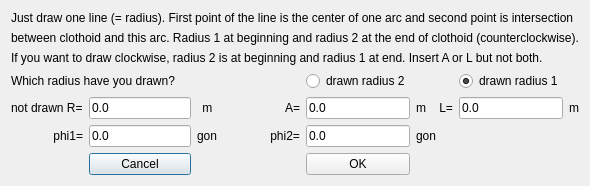
<?xml version="1.0" encoding="UTF-8"?>
<ui version="4.0">
 <class>CreateArcClothoidArc</class>
 <widget class="QDialog" name="CreateArcClothoidArc">
  <property name="geometry">
   <rect>
    <x>0</x>
    <y>0</y>
    <width>533</width>
    <height>173</height>
   </rect>
  </property>
  <property name="windowTitle">
   <string>Create-Arc-Clothoid-Arc</string>
  </property>
  <layout class="QGridLayout" name="gridLayout">
   <item row="4" column="4">
    <widget class="QLabel" name="label_7">
     <property name="text">
      <string>m    L=</string>
     </property>
    </widget>
   </item>
   <item row="0" column="0" colspan="7">
    <widget class="QLabel" name="label_2">
     <property name="text">
      <string>Just draw one line (= radius). First point of the line is the center of one arc and second point is intersection</string>
     </property>
     <property name="alignment">
      <set>Qt::AlignLeading|Qt::AlignLeft|Qt::AlignVCenter</set>
     </property>
    </widget>
   </item>
   <item row="1" column="0" colspan="7">
    <widget class="QLabel" name="label_6">
     <property name="text">
      <string>between clothoid and this arc. Radius 1 at beginning and radius 2 at the end of clothoid (counterclockwise).</string>
     </property>
     <property name="alignment">
      <set>Qt::AlignLeading|Qt::AlignLeft|Qt::AlignVCenter</set>
     </property>
    </widget>
   </item>
   <item row="3" column="0" colspan="2">
    <widget class="QLabel" name="label">
     <property name="text">
      <string>Which radius have you drawn?</string>
     </property>
    </widget>
   </item>
   <item row="5" column="2">
    <widget class="QLabel" name="label_9">
     <property name="text">
      <string>gon                phi2=</string>
     </property>
    </widget>
   </item>
   <item row="4" column="1">
    <widget class="QLineEdit" name="lineEdit_R">
     <property name="text">
      <string>0.0</string>
     </property>
    </widget>
   </item>
   <item row="4" column="0">
    <widget class="QLabel" name="label_3">
     <property name="text">
      <string>not drawn R=</string>
     </property>
    </widget>
   </item>
   <item row="5" column="3">
    <widget class="QLineEdit" name="lineEdit_phi2">
     <property name="text">
      <string>0.0</string>
     </property>
    </widget>
   </item>
   <item row="5" column="1">
    <widget class="QLineEdit" name="lineEdit_phi1">
     <property name="text">
      <string>0.0</string>
     </property>
    </widget>
   </item>
   <item row="4" column="6">
    <widget class="QLabel" name="label_5">
     <property name="text">
      <string>m</string>
     </property>
    </widget>
   </item>
   <item row="10" column="1">
    <widget class="QPushButton" name="pushButtonCancel">
     <property name="text">
      <string>Cancel</string>
     </property>
    </widget>
   </item>
   <item row="10" column="3">
    <widget class="QPushButton" name="pushButtonGenerate">
     <property name="text">
      <string>OK</string>
     </property>
    </widget>
   </item>
   <item row="4" column="3">
    <widget class="QLineEdit" name="lineEdit_A">
     <property name="text">
      <string>0.0</string>
     </property>
    </widget>
   </item>
   <item row="5" column="0">
    <widget class="QLabel" name="label_10">
     <property name="text">
      <string>phi1=</string>
     </property>
     <property name="alignment">
      <set>Qt::AlignRight|Qt::AlignTrailing|Qt::AlignVCenter</set>
     </property>
    </widget>
   </item>
   <item row="2" column="0" colspan="7">
    <widget class="QLabel" name="label_11">
     <property name="text">
      <string>If you want to draw clockwise, radius 2 is at beginning and radius 1 at end. Insert A or L but not both.</string>
     </property>
    </widget>
   </item>
   <item row="4" column="2">
    <widget class="QLabel" name="label_8">
     <property name="text">
      <string>m                      A=</string>
     </property>
     <property name="alignment">
      <set>Qt::AlignRight|Qt::AlignTrailing|Qt::AlignVCenter</set>
     </property>
    </widget>
   </item>
   <item row="4" column="5">
    <widget class="QLineEdit" name="lineEdit_L">
     <property name="text">
      <string>0.0</string>
     </property>
    </widget>
   </item>
   <item row="5" column="4">
    <widget class="QLabel" name="label_4">
     <property name="text">
      <string>gon</string>
     </property>
    </widget>
   </item>
   <item row="3" column="5">
    <widget class="QRadioButton" name="radioButton_line1">
     <property name="text">
      <string>drawn radius 1</string>
     </property>
     <property name="checked">
      <bool>true</bool>
     </property>
    </widget>
   </item>
   <item row="3" column="3">
    <widget class="QRadioButton" name="radioButton_line2">
     <property name="text">
      <string>drawn radius 2</string>
     </property>
    </widget>
   </item>
  </layout>
 </widget>
 <resources/>
 <connections/>
</ui>
